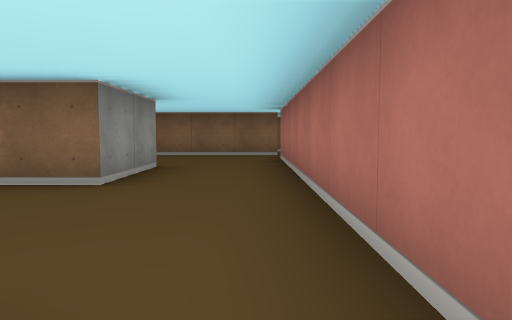
View 1 (above)

17 first-person views from a walk through a cub3D maze. The camera is about half as high as the walls, tilts 4° down and sees 70° across. The floor is counted in squares. Each view is taken from the middle of a square. On the plan, view 1 faces up. The plan holds only what a view shows up to about 9 squares ahead; the rest is blank.

View 2
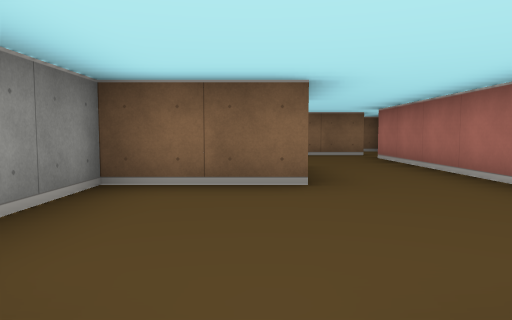

View 3
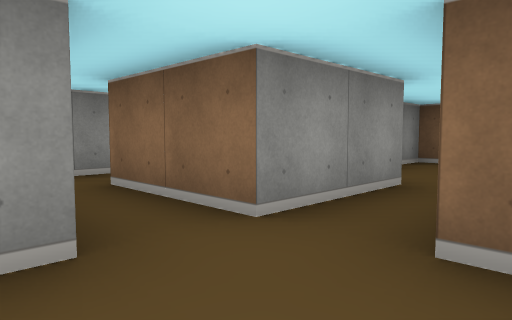

View 4
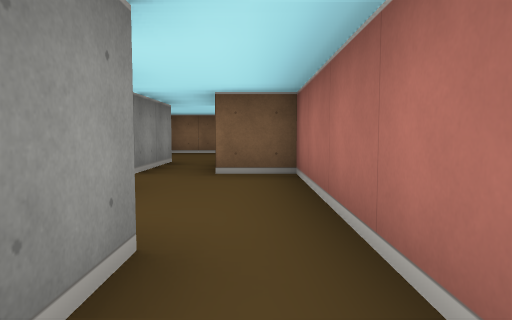

View 5
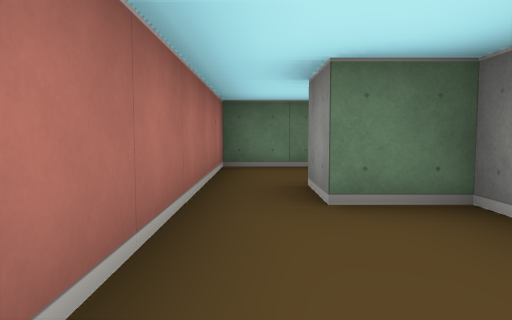

View 6
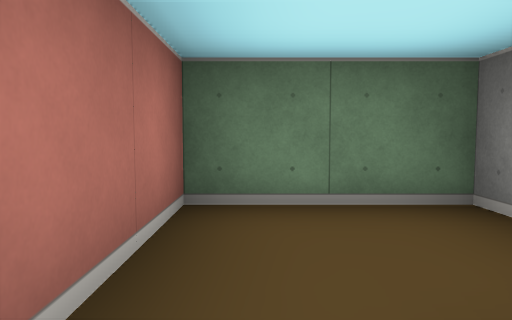

View 7
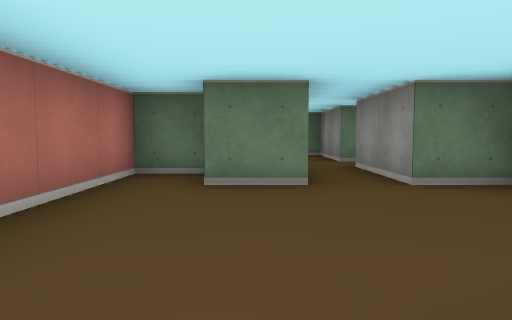

View 8
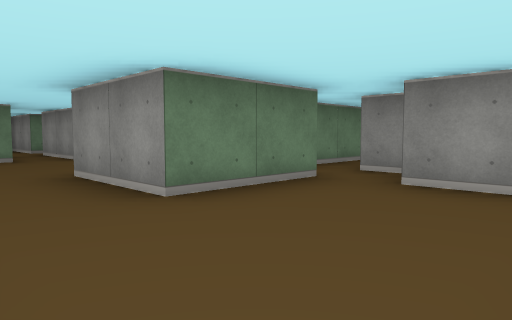

View 9
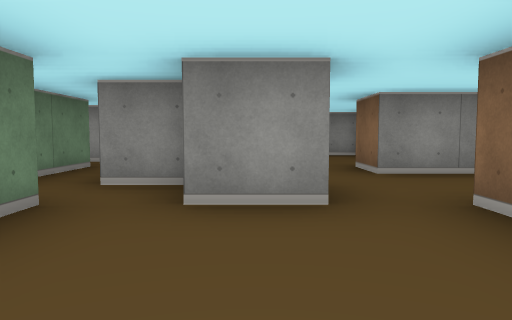

View 10
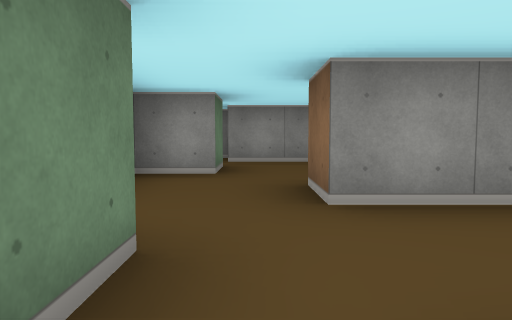

View 11
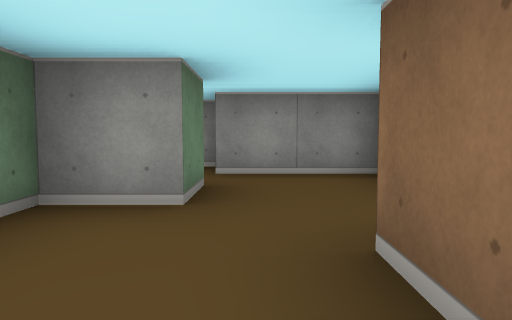

View 12
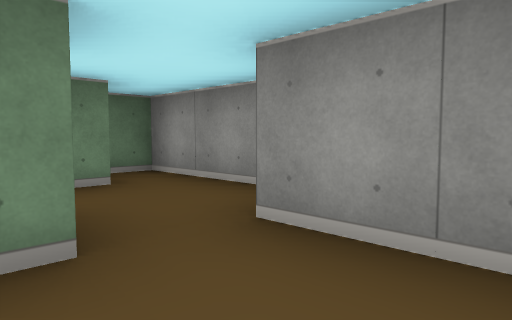

View 13
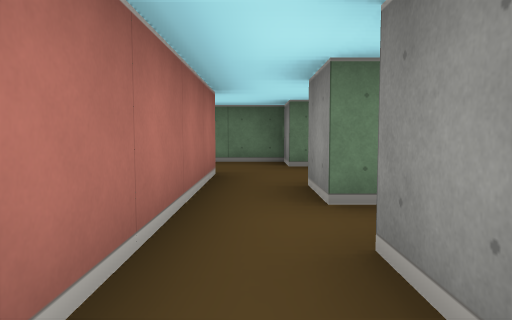

View 14
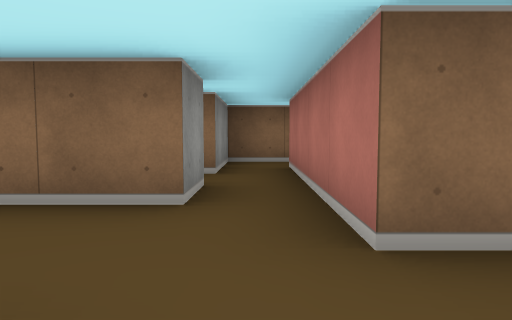

View 15
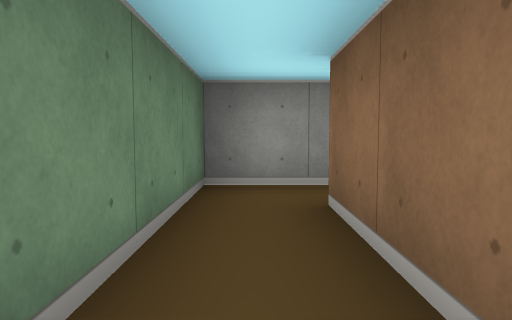

View 16
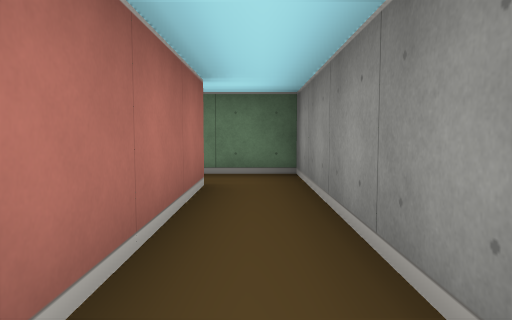

View 17
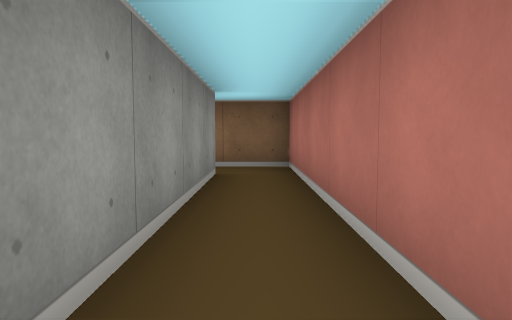

### Floor plan
Points are (right, up) in squares from view 1. A wall is a line through its corners. A room is listed if a view was taken in it or the views show most of it. See-through windows are left out.
Room 1 (views 1, 2)
walls: (-1.5, 3.5) (-3.5, 3.5) (-3.5, 2); (-1.6, 0.5) (-0.5, 0.5); (-0.4, -0.5) (0.5, -0.5) (0.5, 3.5); (-3.5, 0.5) (-2.5, 0.5) (-2.5, -1.5)
ways out: opening at (-2, -0.5) to room 2; opening at (-0.5, 4.5) to room 4
Room 2 (views 3, 5, 6, 15)
walls: (-2.5, -1.5) (-4.5, -1.5); (-4.5, -2.5) (-2.5, -2.5) (-2.5, -4.5) (-1.5, -4.5) (-1.5, -5.5); (-0.5, -5.5) (-0.5, -1.5) (-1.5, -1.5)
ways out: opening at (-2, -0.5) to room 1; opening at (-1, -5) to room 3; opening at (-3.5, -2) to room 8
Room 3 (view 4)
walls: (-2.5, -7) (-2.5, -7.5) (-0.5, -7.5) (-0.5, -5.5)
ways out: opening at (-1, -5) to room 2
Room 4 (views 7, 8, 9, 10)
walls: (-3.6, 5.5) (-1.5, 5.5) (-1.5, 3.5); (-3.5, 7.5) (-3.5, 6.5); (0.5, 3.5) (0.5, 7.5); (0.6, 8.5) (-3.5, 8.5); (-4.5, 6.4) (-4.5, 5.5)
ways out: opening at (-0.5, 4.5) to room 1; opening at (-3, 8) to room 5; opening at (-4, 6) to room 10; opening at (1, 9)
Room 5 (view 11)
walls: (-5.5, 9.9) (-5.5, 8.5) (-6.5, 8.5); (-4.5, 7.5) (-3.5, 7.5)
ways out: opening at (-3, 8) to room 4; opening at (-6, 8) to room 6
Room 6 (views 12, 14)
walls: (-6.5, 8.5) (-6.5, 10.5); (-8.6, 7.5) (-7.5, 7.5) (-7.5, 6.5) (-6.2, 6.5); (-7.5, 10.5) (-7.5, 9.5) (-8.9, 9.5)
ways out: opening at (-6, 8) to room 5; opening at (-8, 8.5) to room 9; opening at (-7, 10)
Room 7 (view 13)
walls: (-6.4, 13.5) (-7.5, 13.5) (-7.5, 11.5); (-6.5, 11.5) (-6.5, 12.5)
ways out: opening at (-7, 12)
Room 8 (views 16, 17)
walls: (-5.5, 2.5) (-5.5, -2.5) (-4.5, -2.5); (-4.5, -1.5) (-4.5, 3.5) (-5.6, 3.5)
ways out: opening at (-3.5, -2) to room 2; opening at (-6, 3)
Room 9 (no view inside)
walls: (-10.5, 7.5) (-10.5, 4.5) (-9.9, 4.5); (-9.6, 5.5) (-9.1, 5.5); (-9.5, 9.6) (-9.5, 7.5)
ways out: opening at (-8, 8.5) to room 6
Room 10 (no view inside)
walls: (-6.5, 4.5) (-4.9, 4.5)
ways out: opening at (-4, 6) to room 4; opening at (-7, 4)

Positions as (right, up) in squares from view 1, and headings:
1: (0, 0), facing up
2: (-2, 0), facing up
3: (-1, -3), facing up-left
4: (-1, -6), facing up
5: (-1, -2), facing down
6: (-1, -5), facing down
7: (-1, 4), facing down
8: (0, 8), facing down-left
9: (-1, 7), facing left
10: (-3, 8), facing left
11: (-5, 8), facing left
12: (-8, 9), facing down-left
13: (-7, 13), facing down
14: (-7, 7), facing up
15: (-2, -2), facing left
16: (-5, 2), facing down
17: (-5, -2), facing up
